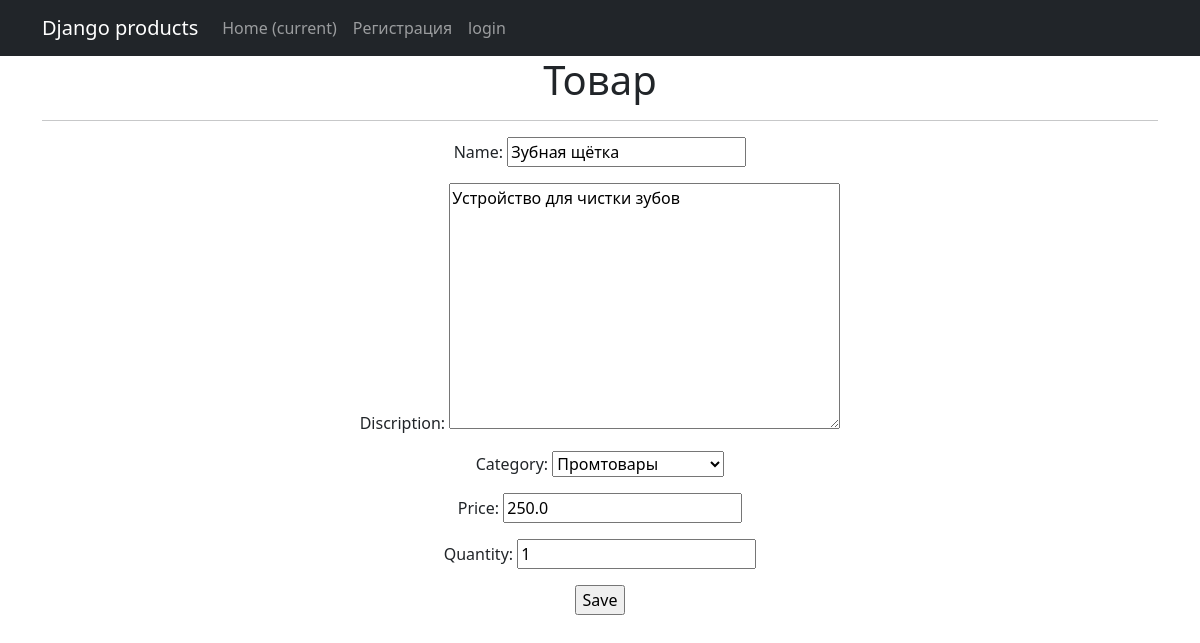
The app's page /products/2/update/ (signed in) with its own data.
### simpleapp/models.py (models this page shows, shortened)
class Product(models.Model):
    name = models.CharField(max_length=50,
                            unique=True)
    discription = models.TextField()
    quantity = models.IntegerField(validators=[MinValueValidator(0)],)
    category = models.ForeignKey(
        to='Category',
        on_delete=models.CASCADE,
        related_name='products'
    )
    price = models.FloatField(
        validators=[MinValueValidator(0.0)],
    )

class Category(models.Model):
    name = models.CharField(max_length=100,
                            unique=True)
    def __str__(self) -> str:
        return f'{self.name.title()}'

### simpleapp/views.py (the view)
# urls.py: path('<int:pk>/update/', ProductUpdate.as_view(), name='product_update'),
class ProductUpdate(PermissionRequiredMixin, UpdateView):
    permission_required = ('simpleapp.change_product',)
    form_class = ProductForm
    model = Product
    template_name = 'product_edit.html'

### simpleapp/forms.py (shortened to what this page needs)
class ProductForm(forms.ModelForm):
    class Meta:
        model = Product
        fields = [
            'name',
            'discription',
            'category',
            'price',
            'quantity',
        ]

### simpleapp/templates/product_edit.html (shortened to what this page needs)
{% extends 'simpleapp/default.html' %}
{% block content %}
<h1>Товар</h1>
<hr>
<form action="" method="post">
    {{ form.as_p }}
    <input type="submit" value="Save" />
</form>
{% endblock content %}

### records on screen
Product: name "Зубная щётка", discription "Устройство для чистки зубов", category "Промтовары", price "250.0", quantity "1"
